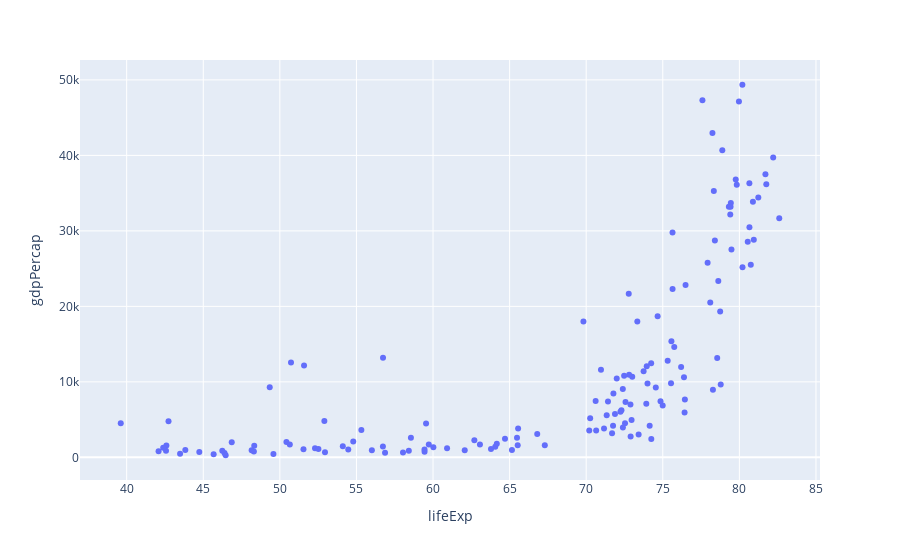

This figure's notebook cell:
### Markdown cell above
So we can see have to write too much line to code to create one graph which give birth to plotly express

### Code cell
#lets plot same scatter plot using plotly express
#this will not provide all the customization which we get from graph objects
px.scatter(gapmin_2007,x='lifeExp',y='gdpPercap')

### Figure 1 — Plotly figure (JSON) as saved in the notebook; plotly's stock layout.template omitted (floating-point values rounded to 4 significant figures; data arrays with more than 128 entries replaced by an {"elided": "..."} marker saying what was removed)
{"data": [{"hovertemplate": "lifeExp=%{x}<br>gdpPercap=%{y}<extra></extra>", "legendgroup": "", "marker": {"color": "#636efa", "symbol": "circle"}, "mode": "markers", "name": "", "orientation": "v", "showlegend": false, "type": "scatter", "x": {"elided": "142 float values"}, "xaxis": "x", "y": {"elided": "142 float values"}, "yaxis": "y"}], "layout": {"autosize": true, "legend": {"tracegroupgap": 0}, "margin": {"t": 60}, "xaxis": {"anchor": "y", "autorange": true, "domain": [0, 1], "range": [37.02, 85.2], "title": {"text": "lifeExp"}, "type": "linear"}, "yaxis": {"anchor": "x", "autorange": true, "domain": [0, 1], "range": [-3523.0, 53160.0], "title": {"text": "gdpPercap"}, "type": "linear"}}}
